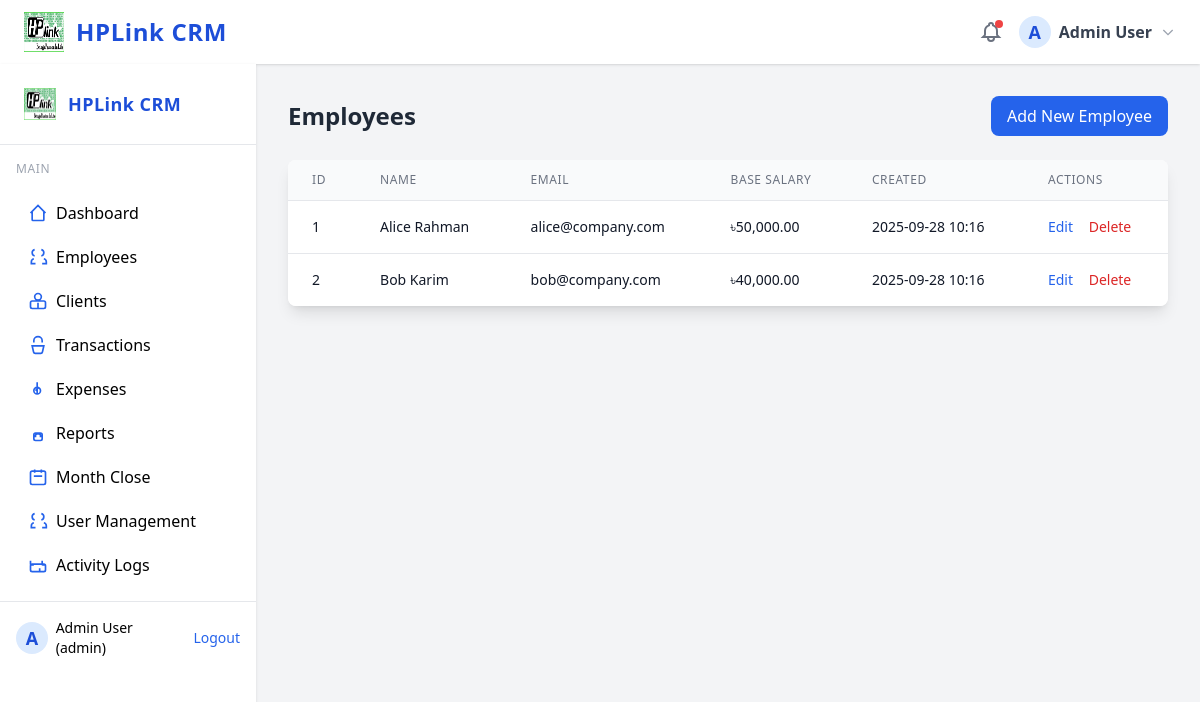
/?page=employees (signed in), run on the app's committed database.
### tables this page shows
CREATE TABLE users (
  id INT UNSIGNED AUTO_INCREMENT PRIMARY KEY,
  name VARCHAR(100) NOT NULL,
  email VARCHAR(150) NOT NULL UNIQUE,
  password_hash VARCHAR(255) NOT NULL,
  role ENUM('admin','hr','employee') NOT NULL,
  employee_id INT UNSIGNED NULL,
  created_at DATETIME NOT NULL DEFAULT CURRENT_TIMESTAMP,
  INDEX idx_role (role),
  INDEX idx_employee_id (employee_id)
   
);

CREATE TABLE employees (
  id INT UNSIGNED AUTO_INCREMENT PRIMARY KEY,
  name VARCHAR(100) NOT NULL,
  phone VARCHAR(30) NOT NULL,
  email VARCHAR(150) NULL,
  base_salary DECIMAL(12,2) NOT NULL,
  joined_at DATE NOT NULL,
  notes TEXT,
  created_at DATETIME NOT NULL DEFAULT CURRENT_TIMESTAMP
);

### config.php (called while the page is built)
<?php
return [
    'db' => [
        'host' => 'localhost',
        'database' => 'crm_db',
        'username' => 'crm_user',
        'password' => 'your_db_password',
        'charset' => 'utf8mb4',
    ],
    'timezone' => 'Asia/Dhaka',
    'currency_symbol' => '৳',
    'default_month_format' => 'Y-m',
    'session_name' => 'crm_session',
    'export_path' => __DIR__ . '/storage/exports/',
    'log_path' => __DIR__ . '/storage/logs/',
];

### lib/database.php (called while the page is built, shortened)
<?php
function get_config() {
    static $config = null;
    if ($config === null) {
        $config = require __DIR__ . '/../config.php';
    }
    return $config;
}

### lib/auth.php (called while the page is built, shortened)
<?php
require_once __DIR__ . '/database.php';
function is_logged_in() {
    return isset($_SESSION['user_id']);
}
function current_user() {
    static $user = null;
    if ($user === null) {
        $db = get_db();
        $stmt = $db->prepare("SELECT * FROM users WHERE id = ?");
        $stmt->execute([$_SESSION['user_id']]);
        $user = $stmt->fetch();
    }
    return $user;
}

### lib/helpers.php (called while the page is built, shortened)
<?php
require_once __DIR__ . '/auth.php';
require_once __DIR__ . '/database.php';
function e($str) {
    return htmlspecialchars($str ?? '', ENT_QUOTES | ENT_SUBSTITUTE, 'UTF-8');
}
function format_date($dt, $fmt = 'Y-m-d H:i') {
    return date($fmt, strtotime($dt));
}
function format_currency($amount) {
    $cfg = get_config();
    return $cfg['currency_symbol'] . number_format((float)$amount, 2);
}

### controllers/EmployeesController.php (called while the page is built, shortened)
<?php
require_once __DIR__ . '/../lib/database.php';
require_once __DIR__ . '/../lib/helpers.php';
function employees_index_page() {
    $db = get_db();
    $stmt = $db->query("SELECT * FROM employees ORDER BY created_at DESC");
    $employees = $stmt->fetchAll();
    include __DIR__ . '/../views/employees/index.php';
}

### views/employees/index.php (the view, shortened to what this page needs)
<div class="p-8">
    <div class="flex justify-between items-center mb-6">
        <h1 class="text-2xl font-bold text-gray-800">Employees</h1>
        <a href="?page=employees&action=create" class="bg-blue-600 hover:bg-blue-700 text-white px-4 py-2 rounded-lg font-medium">
            Add New Employee
        </a>
    </div>
    <?php if (empty($employees)): ?>
        <div class="bg-gray-50 border border-gray-200 rounded-lg p-8 text-center">
            <p class="text-gray-600 text-lg">No employees found.</p>
            <a href="?page=employees&action=create" class="text-blue-600 hover:text-blue-700 font-medium">Add the first employee</a>
        </div>
    <?php else: ?>
        <div class="bg-white shadow-lg rounded-lg overflow-hidden">
            <table class="min-w-full divide-y divide-gray-200">
                <thead class="bg-gray-50">
                    <tr>
                        <th class="px-6 py-3 text-left text-xs font-medium text-gray-500 uppercase tracking-wider">ID</th>
                        <th class="px-6 py-3 text-left text-xs font-medium text-gray-500 uppercase tracking-wider">Name</th>
                        <th class="px-6 py-3 text-left text-xs font-medium text-gray-500 uppercase tracking-wider">Email</th>
                        <th class="px-6 py-3 text-left text-xs font-medium text-gray-500 uppercase tracking-wider">Base Salary</th>
                        <th class="px-6 py-3 text-left text-xs font-medium text-gray-500 uppercase tracking-wider">Created</th>
                        <th class="px-6 py-3 text-left text-xs font-medium text-gray-500 uppercase tracking-wider">Actions</th>
                    </tr>
                </thead>
                <tbody class="bg-white divide-y divide-gray-200">
                    <?php foreach ($employees as $employee): ?>
                        <tr class="hover:bg-gray-50">
                            <td class="px-6 py-4 whitespace-nowrap text-sm text-gray-900"><?= e($employee['id']) ?></td>
                            <td class="px-6 py-4 whitespace-nowrap text-sm font-medium text-gray-900"><?= e($employee['name']) ?></td>
                            <td class="px-6 py-4 whitespace-nowrap text-sm text-gray-900"><?= e($employee['email']) ?></td>
                            <td class="px-6 py-4 whitespace-nowrap text-sm text-gray-900"><?= format_currency($employee['base_salary']) ?></td>
                            <td class="px-6 py-4 whitespace-nowrap text-sm text-gray-900"><?= format_date($employee['created_at']) ?></td>
                            <td class="px-6 py-4 whitespace-nowrap text-sm font-medium">
                                <a href="?page=employees&action=edit&id=<?= $employee['id'] ?>" class="text-blue-600 hover:text-blue-900 mr-3">Edit</a>
                                <a href="?page=employees&action=delete&id=<?= $employee['id'] ?>" class="text-red-600 hover:text-red-900" onclick="return confirm('Are you sure you want to delete this employee?')">Delete</a>
                            </td>
                        </tr>
                    <?php endforeach; ?>
                </tbody>
            </table>
        </div>
    <?php endif; ?>
</div>

### views/layout/header.php (shortened to what this page needs)
?><!DOCTYPE html>
<html lang="en">
<head>
  <script src="https://cdn.tailwindcss.com"></script>
</head>
<body class="bg-gray-100 min-h-screen">
  <header class="bg-white shadow px-6 py-3 flex items-center justify-between">
    <div class="flex items-center space-x-3">
      <img src="/assets/logo.png" alt="HPLink CRM Logo" class="h-10 w-10">
      <span class="font-bold text-2xl text-blue-700 tracking-wide">HPLink CRM</span>
    </div>
    <div class="flex items-center space-x-4">
      <button class="relative focus:outline-none group">
        <span class="absolute top-0 right-0 inline-block w-2 h-2 bg-red-500 rounded-full"></span>
      </button>
      <?php if (is_logged_in()):
        $user = current_user(); ?>
        <div class="relative group">
          <button class="flex items-center space-x-2 focus:outline-none">
            <span class="inline-block h-8 w-8 rounded-full bg-blue-100 text-blue-700 flex items-center justify-center font-bold text-lg">
              <?= strtoupper(substr($user['name'] ?? 'U', 0, 1)) ?>
            </span>
            <span class="font-semibold text-gray-700"><?= e($user['name'] ?? 'User') ?></span>
            <svg class="w-4 h-4 text-gray-400" fill="none" stroke="currentColor" stroke-width="2" viewBox="0 0 24 24"><path d="M19 9l-7 7-7-7"></path></svg>
          </button>
        </div>
      <?php else: ?>
        <a href="?page=login" class="px-4 py-2 bg-blue-600 text-white rounded hover:bg-blue-700">Login</a>
      <?php endif; ?>
    </div>
  </header>
  <div class="flex">
    <?php if (is_logged_in()): ?>
      <?php include __DIR__ . '/sidebar.php'; ?>
    <?php endif; ?>
    <main class="flex-1">

### views/layout/sidebar.php (shortened to what this page needs)
<?php
$user = current_user();
$role = $user['role'] ?? '';
?>
<aside class="w-64 bg-white shadow h-screen flex flex-col hidden md:block">
  <div class="p-6 border-b flex items-center space-x-3">
    <img src="/assets/logo.png" alt="Logo" class="h-8 w-8">
    <span class="font-bold text-lg text-blue-700 tracking-wide">HPLink CRM</span>
  </div>
  <nav class="flex-1 p-4">
    <div class="mb-4 text-xs text-gray-400 uppercase tracking-wider">Main</div>
    <ul class="space-y-1">
      <li>
        <a href="?page=dashboard" class="flex items-center px-3 py-2 rounded hover:bg-blue-50 transition">
          <svg class="w-5 h-5 mr-2 text-blue-600" fill="none" stroke="currentColor" stroke-width="2" viewBox="0 0 24 24"><path d="M3 12l2-2m0 0l7-7 7 7M5 10v10a1 1 0 001 1h3m10-11l2 2m-2-2v10a1 1 0 01-1 1h-3m-6 0h6"></path></svg>
          Dashboard
        </a>
      </li>
      <?php if (in_array($role, ['admin', 'hr'])): ?>
        <li>
          <a href="?page=employees" class="flex items-center px-3 py-2 rounded hover:bg-blue-50 transition">
            <svg class="w-5 h-5 mr-2 text-blue-600" fill="none" stroke="currentColor" stroke-width="2" viewBox="0 0 24 24"><path d="M17 20h5v-2a4 4 0 00-3-3.87M9 20H4v-2a4 4 0 013-3.87M16 3.13a4 4 0 010 7.75M8 3.13a4 4 0 000 7.75"></path></svg>
            Employees
          </a>
        </li>
        <li>
          <a href="?page=clients" class="flex items-center px-3 py-2 rounded hover:bg-blue-50 transition">
            <svg class="w-5 h-5 mr-2 text-blue-600" fill="none" stroke="currentColor" stroke-width="2" viewBox="0 0 24 24"><path d="M16 7a4 4 0 01-8 0 4 4 0 018 0zM12 14v7m0 0H5a2 2 0 01-2-2v-5a2 2 0 012-2h14a2 2 0 012 2v5a2 2 0 01-2 2h-7z"></path></svg>
            Clients
          </a>
        </li>
        <li>
          <a href="?page=transactions" class="flex items-center px-3 py-2 rounded hover:bg-blue-50 transition">
            <svg class="w-5 h-5 mr-2 text-blue-600" fill="none" stroke="currentColor" stroke-width="2" viewBox="0 0 24 24"><path d="M17 9V7a5 5 0 00-10 0v2M5 13h14l-1.68 7.39A2 2 0 0115.36 22H8.64a2 2 0 01-1.96-1.61L5 13z"></path></svg>
            Transactions
          </a>
        </li>
        <li>
          <a href="?page=expenses" class="flex items-center px-3 py-2 rounded hover:bg-blue-50 transition">
            <svg class="w-5 h-5 mr-2 text-blue-600" fill="none" stroke="currentColor" stroke-width="2" viewBox="0 0 24 24"><path d="M9 14l2-2m0 0l2-2m-2 2v6m0-6V4m0 6a4 4 0 100 8 4 4 0 000-8z"></path></svg>
            Expenses
          </a>
        </li>
        <li>
          <a href="?page=reports" class="flex items-center px-3 py-2 rounded hover:bg-blue-50 transition">
            <svg class="w-5 h-5 mr-2 text-blue-600" fill="none" stroke="currentColor" stroke-width="2" viewBox="0 0 24 24"><path d="M9 17v-2a2 2 0 012-2h2a2 2 0 012 2v2m-6 4h6a2 2 0 002-2v-5a2 2 0 00-2-2h-6a2 2 0 00-2 2v5a2 2 0 002 2z"></path></svg>
            Reports
          </a>
        </li>
        <li>
          <a href="?page=month_close" class="flex items-center px-3 py-2 rounded hover:bg-blue-50 transition">
            <svg class="w-5 h-5 mr-2 text-blue-600" fill="none" stroke="currentColor" stroke-width="2" viewBox="0 0 24 24"><path d="M8 7V3m8 4V3m-9 8h10M5 21h14a2 2 0 002-2V7a2 2 0 00-2-2H5a2 2 0 00-2 2v12a2 2 0 002 2z"></path></svg>
            Month Close
          </a>
        </li>
      <?php endif; ?>
      <?php if ($role === 'admin'): ?>
        <li>
          <a href="?page=users" class="flex items-center px-3 py-2 rounded hover:bg-blue-50 transition">
            <svg class="w-5 h-5 mr-2 text-blue-600" fill="none" stroke="currentColor" stroke-width="2" viewBox="0 0 24 24"><path d="M17 20h5v-2a4 4 0 00-3-3.87M9 20H4v-2a4 4 0 013-3.87M16 3.13a4 4 0 010 7.75M8 3.13a4 4 0 000 7.75"></path></svg>
            User Management
          </a>
        </li>
        <li>
          <a href="?page=activity_logs" class="flex items-center px-3 py-2 rounded hover:bg-blue-50 transition">
            <svg class="w-5 h-5 mr-2 text-blue-600" fill="none" stroke="currentColor" stroke-width="2" viewBox="0 0 24 24"><path d="M3 7v4a1 1 0 001 1h3m10-5v4a1 1 0 001 1h3m-7 4v4m0 0H5a2 2 0 01-2-2v-5a2 2 0 012-2h14a2 2 0 012 2v5a2 2 0 01-2 2h-7z"></path></svg>
            Activity Logs
          </a>
        </li>
      <?php endif; ?>
    </ul>
  </nav>
  <div class="p-4 border-t text-sm flex items-center space-x-2">
    <span class="inline-block h-8 w-8 rounded-full bg-blue-100 text-blue-700 flex items-center justify-center font-bold text-lg">
      <?= strtoupper(substr($user['name'] ?? 'U', 0, 1)) ?>
    </span>
    <span><?=e($user['name'])?> (<?=e($role)?>)</span>
    <a href="?page=logout" class="ml-auto text-blue-600 hover:underline">Logout</a>
  </div>
</aside>

### index.php (shortened to what this page needs)
<?php
require_once __DIR__ . '/lib/database.php';
require_once __DIR__ . '/lib/auth.php';
require_once __DIR__ . '/lib/helpers.php';
$page = $_GET['page'] ?? 'dashboard';
include __DIR__ . '/views/layout/header.php';
switch ($page) {
    case 'employees':
        require_once __DIR__ . '/controllers/EmployeesController.php';
        $action = $_GET['action'] ?? 'index';
        switch ($action) {
            case 'index':
                employees_index_page();
                break;
        }
        break;
}
include __DIR__ . '/views/layout/footer.php';

### views/layout/footer.php (shortened to what this page needs)
    </main>
  </div>
</body>
</html>

### data on the page
users: name "A", name "Admin User", role "admin"
employees: id "1", name "Alice Rahman", email "alice@company.com", base_salary "৳50,000.00", created_at "2025-09-28 10:16"
employees: id "2", name "Bob Karim", email "bob@company.com", base_salary "৳40,000.00", created_at "2025-09-28 10:16"
